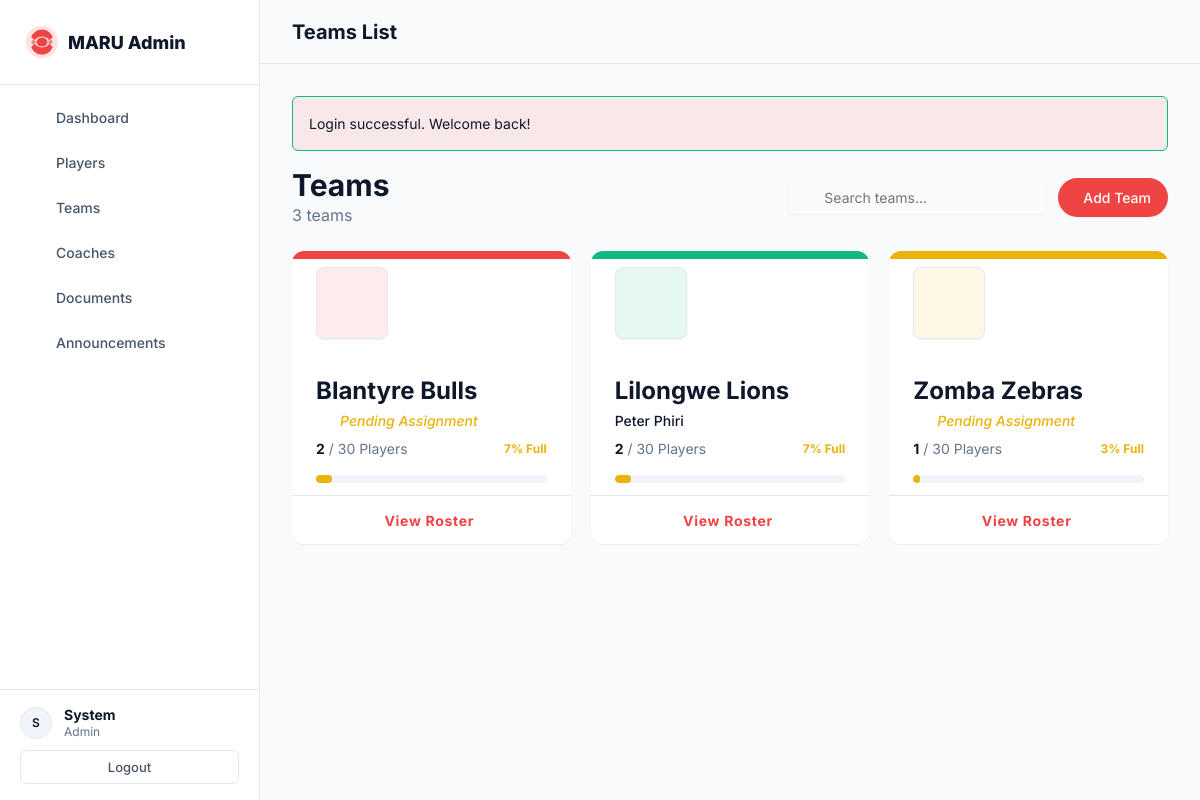
Screenshot of /admin/teams (signed in) with the database file from the repository.
### tables this page shows
CREATE TABLE IF NOT EXISTS teams (
    id INT AUTO_INCREMENT PRIMARY KEY,
    name VARCHAR(100) NOT NULL,
    division VARCHAR(50),
    description TEXT,
    coach_id INT NULL,
    max_players INT DEFAULT 30,
    is_active TINYINT(1) DEFAULT 1,
    created_at TIMESTAMP DEFAULT CURRENT_TIMESTAMP,
    updated_at TIMESTAMP DEFAULT CURRENT_TIMESTAMP ON UPDATE CURRENT_TIMESTAMP,
    FOREIGN KEY (coach_id) REFERENCES users(id) ON DELETE SET NULL
);

### index.php (called while the page is built, shortened)
<?php
spl_autoload_register(function ($class) {
    $prefix = 'App\\';
    $base_dir = __DIR__ . '/src/';
    $len = strlen($prefix);
    $relative_class = substr($class, $len);
    $file = $base_dir . str_replace('\\', '/', $relative_class) . '.php';
    $config_file = __DIR__ . '/config/' . str_replace('\\', '/', $relative_class) . '.php';
});
$router = new Router();
$router->get('/', 'PageController@welcome');
$router->get('/login', 'AuthController@showLogin');
$router->post('/login', 'AuthController@login');
$router->get('/register', 'AuthController@showRegister');
$router->get('/register/player', 'AuthController@showPlayerRegister');
$router->post('/register/player', 'AuthController@registerPlayer');
$router->get('/register/coach', 'AuthController@showCoachRegister');
$router->post('/register/coach', 'AuthController@registerCoach');
$router->post('/logout', 'AuthController@logout');
$router->get('/player/profile', 'PlayerController@showProfile', ['AuthMiddleware']);
$router->get('/player/profile/edit', 'PlayerController@editProfile', ['AuthMiddleware']);
$router->post('/player/profile/edit', 'PlayerController@updateProfile', ['AuthMiddleware']);
$router->get('/player/status', 'PlayerController@showStatus', ['AuthMiddleware']);
$router->post('/player/documents/upload', 'DocumentController@upload', ['AuthMiddleware']);
$router->get('/coach/profile', 'CoachController@showProfile', ['AuthMiddleware', 'RoleMiddleware:coach']);
$router->get('/coach/edit', 'CoachController@editProfile', ['AuthMiddleware', 'RoleMiddleware:coach']);
$router->post('/coach/edit', 'CoachController@updateProfile', ['AuthMiddleware', 'RoleMiddleware:coach']);
$router->get('/coach/team', 'CoachController@showTeam', ['AuthMiddleware', 'RoleMiddleware:coach']);
$router->get('/admin', 'AdminController@dashboard', ['AuthMiddleware', 'RoleMiddleware:admin']);
$router->get('/admin/profile', 'AdminController@profile', ['AuthMiddleware', 'RoleMiddleware:admin']);
$router->post('/admin/profile/update', 'AdminController@updateProfile', ['AuthMiddleware', 'RoleMiddleware:admin']);
$router->post('/admin/profile/password', 'AdminController@changePassword', ['AuthMiddleware', 'RoleMiddleware:admin']);
$router->get('/admin/admins/create', 'AdminController@createAdminForm', ['AuthMiddleware', 'RoleMiddleware:admin']);
$router->post('/admin/admins/create', 'AdminController@createAdmin', ['AuthMiddleware', 'RoleMiddleware:admin']);
$router->get('/admin/players', 'AdminController@players', ['AuthMiddleware', 'RoleMiddleware:admin']);
$router->get('/admin/players/create', 'AdminController@createPlayerForm', ['AuthMiddleware', 'RoleMiddleware:admin']);
$router->post('/admin/players/create', 'AdminController@createPlayer', ['AuthMiddleware', 'RoleMiddleware:admin']);
$router->get('/admin/players/{id}', 'AdminController@playerDetail', ['AuthMiddleware', 'RoleMiddleware:admin']);
$router->post('/admin/players/{id}/status', 'AdminController@updatePlayerStatus', ['AuthMiddleware', 'RoleMiddleware:admin']);
$router->get('/admin/coaches', 'AdminController@coaches', ['AuthMiddleware', 'RoleMiddleware:admin']);
$router->get('/admin/coaches/create', 'AdminController@createCoachForm', ['AuthMiddleware', 'RoleMiddleware:admin']);
$router->post('/admin/coaches/create', 'AdminController@createCoach', ['AuthMiddleware', 'RoleMiddleware:admin']);
$router->get('/admin/coaches/{id}', 'AdminController@coachDetail', ['AuthMiddleware', 'RoleMiddleware:admin']);
$router->post('/admin/coaches/{id}/status', 'AdminController@updateCoachStatus', ['AuthMiddleware', 'RoleMiddleware:admin']);
$router->get('/admin/teams', 'AdminController@teams', ['AuthMiddleware', 'RoleMiddleware:admin']);
$router->get('/admin/teams/create', 'AdminController@createTeamForm', ['AuthMiddleware', 'RoleMiddleware:admin']);
$router->post('/admin/teams/create', 'AdminController@createTeam', ['AuthMiddleware', 'RoleMiddleware:admin']);
$router->get('/admin/teams/{id}', 'AdminController@teamDetail', ['AuthMiddleware', 'RoleMiddleware:admin']);
$router->get('/admin/documents', 'AdminController@documents', ['AuthMiddleware', 'RoleMiddleware:admin']);
$router->post('/admin/documents/{id}/verify', 'AdminController@verifyDocument', ['AuthMiddleware', 'RoleMiddleware:admin']);
$router->post('/admin/notifications/send', 'AdminController@sendNotification', ['AuthMiddleware', 'RoleMiddleware:admin']);
$router->get('/admin/announcements', 'AdminController@announcements', ['AuthMiddleware', 'RoleMiddleware:admin']);
$router->get('/admin/announcements/create', 'AdminController@createAnnouncementForm', ['AuthMiddleware', 'RoleMiddleware:admin']);
$router->post('/admin/announcements/create', 'AdminController@createAnnouncement', ['AuthMiddleware', 'RoleMiddleware:admin']);
$router->dispatch();

### src/controllers/AdminController.php (called while the page is built, shortened)
<?php
class AdminController
{
    protected function render(string $view, array $data = [], string $layout = 'admin'): void
    {
        extract($data);
        $contentView = __DIR__ . "/../../views/pages/{$view}.php";
        require $contentView;
    }
    public function teams(): void
    {
        $teams = Team::getAll() ?? [];
        $this->render('admin/teams', ['teams' => $teams, 'pageTitle' => 'Teams List']);
    }
}

### src/models/Team.php (called while the page is built, shortened)
<?php
class Team
{
    public static function getAll(): array
    {
        $db = Database::getConnection();
        $stmt = $db->query("
            SELECT t.*,
                   u.first_name as coach_first_name,
                   u.last_name as coach_last_name,
                   u.avatar as coach_avatar,
                   (SELECT COUNT(*) FROM players p WHERE p.team_id = t.id) as player_count
            FROM teams t
            LEFT JOIN coaches c ON t.coach_id = c.id
            LEFT JOIN users u ON c.user_id = u.id
            ORDER BY t.name ASC
        ");
        return $stmt->fetchAll(PDO::FETCH_ASSOC);
    }
}

### views/pages/admin/teams.php (the view, shortened to what this page needs)
<?php
$teamColors = ['bg-primary', 'bg-secondary', 'bg-warning', 'bg-info', 'bg-danger'];
?>
<div class="page-header flex justify-between items-center mb-5">
    <div class="header-content">
        <h1 class="text-3xl font-bold m-0">Teams</h1>
        <p class="text-muted m-0 mt-1"><?= count($teams) ?> team<?= count($teams) !== 1 ? 's' : '' ?></p>
    </div>
    <div class="header-actions flex gap-3">
        <div class="search-box relative">
            <input type="text" class="form-control pl-5 rounded-pill bg-white shadow-sm border-0" placeholder="Search teams...">
        </div>
        <a href="/admin/teams/create" class="btn btn-primary rounded-pill px-4 shadow-sm flex items-center"><i class="ph ph-plus mr-2"></i> Add Team</a>
    </div>
</div>
<?php if (!empty($teams)): ?>
    <div class="grid grid-3 gap-5">
        <?php foreach ($teams as $index => $team): ?>
            <?php
            $colorClass = $teamColors[$index % count($teamColors)];
            $playerCount = $team['player_count'] ?? 0;
            $maxPlayers = $team['max_players'] ?? 30;
            $percentFull = $maxPlayers > 0 ? round(($playerCount / $maxPlayers) * 100) : 0;
            $barColor = $percentFull >= 100 ? 'bg-danger' : ($percentFull >= 75 ? 'bg-success' : 'bg-warning');
            ?>
            <div class="card team-card shadow-sm border-0 rounded-xl overflow-hidden hover-shadow-lg transition transform hover-translate-y-1 relative group cursor-pointer" onclick="window.location.href='/admin/teams/<?= $team['id'] ?>'">
                <div class="h-2 <?= $colorClass ?> w-full absolute top-0 left-0"></div>
                <div class="card-header border-0 bg-white pt-4 pb-0 flex justify-between items-start">
                    <div class="avatar avatar-lg <?= $colorClass ?>-light text-<?= str_replace('bg-', '', $colorClass) ?> rounded-lg flex items-center justify-center text-2xl font-bold shadow-sm" style="width:72px;height:72px;">
                    </div>
                    <div class="dropdown">
                        <button class="btn btn-sm btn-icon text-muted hover-bg-light rounded-circle" onclick="event.stopPropagation();"><i class="ph ph-dots-three-vertical"></i></button>
                    </div>
                </div>
                <div class="card-body pt-4 pb-3">
                    <h3 class="text-2xl font-bold mb-1 text-dark"><?= htmlspecialchars($team['name'] ?? 'Team') ?></h3>
                    <div class="text-sm text-muted mb-4 space-y-2">
                        <?php
                        $coachName = trim(($team['coach_first_name'] ?? '') . ' ' . ($team['coach_last_name'] ?? ''));
                        ?>
                        <?php if (!empty($coachName)): ?>
                            <div class="flex items-center">
                                <span class="font-medium text-dark"><?= htmlspecialchars($coachName) ?></span>
                            </div>
                        <?php else: ?>
                            <div class="flex items-center"><i class="ph ph-user w-6 text-center text-warning"></i> <span class="font-medium text-warning italic">Pending Assignment</span></div>
                        <?php endif; ?>
                        <div class="flex items-center justify-between">
                            <div><i class="ph ph-users w-6 text-center text-primary"></i> <strong class="text-dark"><?= $playerCount ?></strong> / <?= $maxPlayers ?> Players</div>
                            <span class="text-xs <?= $percentFull >= 100 ? 'text-danger' : 'text-warning' ?> font-bold"><?= $percentFull ?>% Full</span>
                        </div>
                    </div>
                    <div class="progress rounded-pill bg-light" style="height: 8px;">
                        <div class="progress-bar <?= $barColor ?> rounded-pill" style="width: <?= $percentFull ?>%;"></div>
                    </div>
                </div>
                <div class="card-footer bg-white border-top border-light py-3 text-center group-hover-bg-light transition">
                    <span class="text-primary font-bold text-sm uppercase tracking-wider">View Roster <i class="ph ph-arrow-right ml-1 transform group-hover-translate-x-1 transition"></i></span>
                </div>
            </div>
        <?php endforeach; ?>
    </div>
<?php endif; ?>

### src/helpers/Router.php (shortened to what this page needs)
<?php
class Router {
    private array $routes = [
        'GET' => [],
        'POST' => []
    ];
    private function addRoute(string $method, string $path, string|callable $handler, array $routeMiddleware = []): void {
        $pattern = preg_replace('/\{([a-zA-Z0-9_]+)\}/', '(?P<$1>[a-zA-Z0-9_-]+)', $path);
        $pattern = "#^" . $pattern . "$#";
        $this->routes[$method][$pattern] = $handler;
    }
    public function dispatch(): void {
        $method = $_SERVER['REQUEST_METHOD'];
        $path = parse_url($_SERVER['REQUEST_URI'], PHP_URL_PATH);
        foreach ($this->routes[$method] as $pattern => $handler) {
            if (preg_match($pattern, $path, $matches)) {
                $params = array_filter($matches, 'is_string', ARRAY_FILTER_USE_KEY);
                if (is_callable($handler)) {
                    call_user_func_array($handler, $params);
                } else {
                    $this->invokeController($handler, $params);
                }
                return;
            }
        }
    }
    private function invokeController(string $handler, array $params): void {
        list($controllerName, $methodName) = explode('@', $handler);
        $controllerClass = "App\\Controllers\\" . $controllerName;
        if (class_exists($controllerClass)) {
            $controller = new $controllerClass();
            if (method_exists($controller, $methodName)) {
                call_user_func_array([$controller, $methodName], $params);
                return;
            }
        }
    }
}

### rows the page displays
teams: name "Blantyre Bulls", shows "Pending Assignment", playerCount "2", max_players "30", percentFull "7"
teams: name "Lilongwe Lions", coachName "Peter Phiri", playerCount "2", max_players "30", percentFull "7"
teams: name "Zomba Zebras", shows "Pending Assignment", playerCount "1", max_players "30", percentFull "3"

### other values shown
$message "Login successful. Welcome back!"
count($teams) "3"
